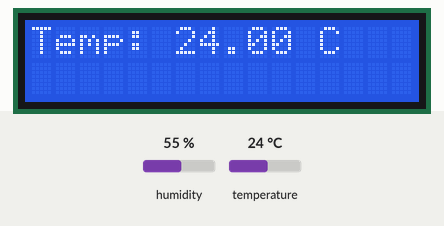
This sketch was run on a simulated Arduino Uno, built with avr-gcc and run on an emulated ATmega328P. Parts: 16×2 character LCD. Inputs (shaded band) come from the test bench; at power-on: temperature 24 °C, humidity 55 %.

Above: at 1.2 s.
1.3 s: temperature set to 12 °C
At 3.1 s:
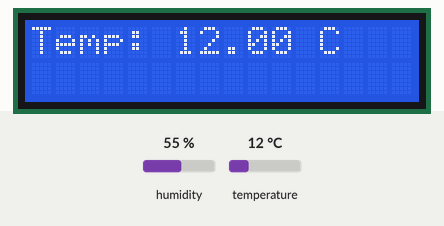
4.0 s: temperature set to 19 °C
At 4.4 s:
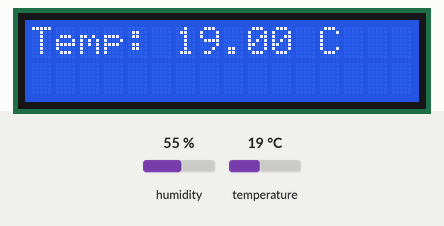
6.7 s: temperature set to 28 °C
At 9.5 s:
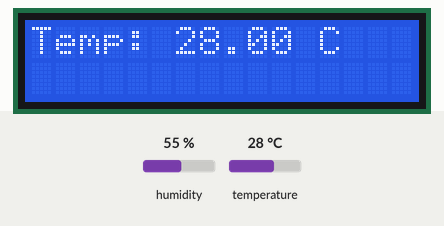
Timing chart, 0 to 11.0 s (numbered marks = the images above; inputs shaded):
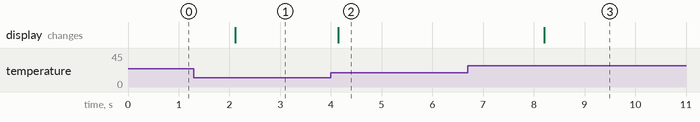

Measured:
- after the input at 1.3 s, the display: changes after 0.82 s (image 1)
- after the input at 4.0 s, the display: changes after 0.15 s (image 2)
- after the input at 6.7 s, the display: changes after 1.5 s (image 3)

The sketch:

sketch.ino
```cpp
#include <LiquidCrystal.h>
#include "DHT.h"

#define DHTPIN 3
#define DHTTYPE DHT11

DHT dht(DHTPIN, DHTTYPE);
LiquidCrystal lcd(12, 11, 7, 6, 5, 4);

void setup() {
  lcd.begin(16, 2);
  dht.begin();
}

void loop() {
  float temp = dht.readTemperature();

  lcd.clear();
  lcd.setCursor(0, 0);
  lcd.print("Temp: ");
  lcd.print(temp);
  lcd.print(" C");

  delay(2000);
}
```
